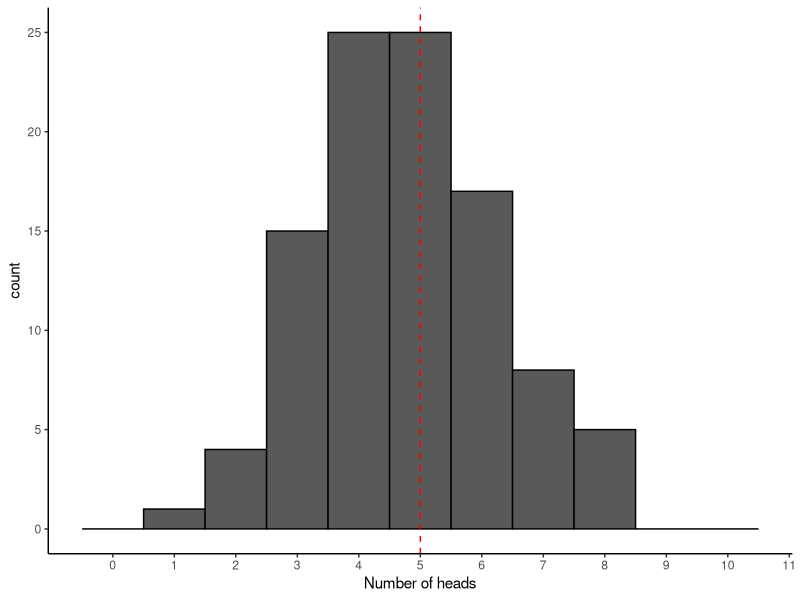
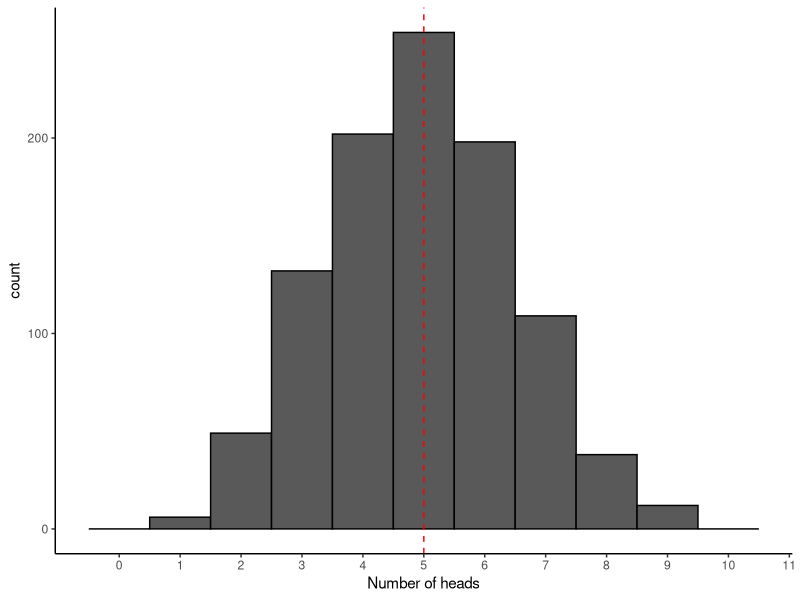
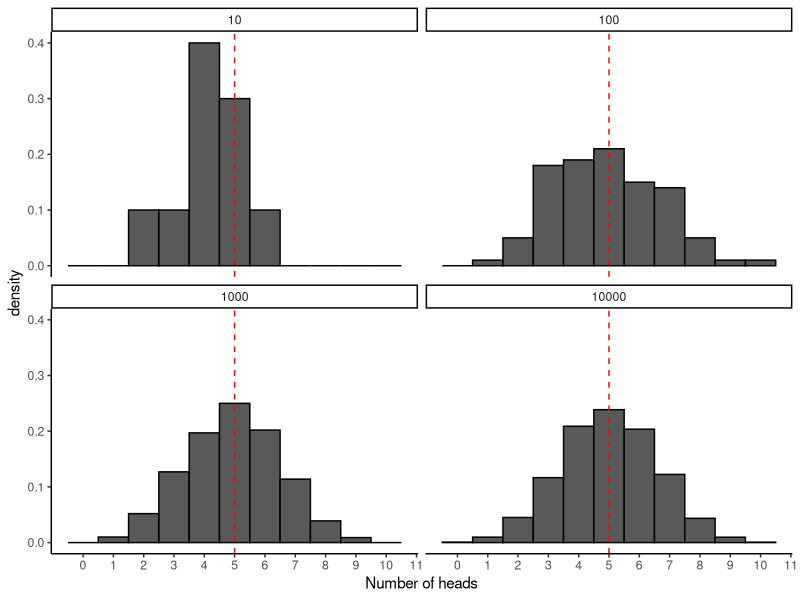
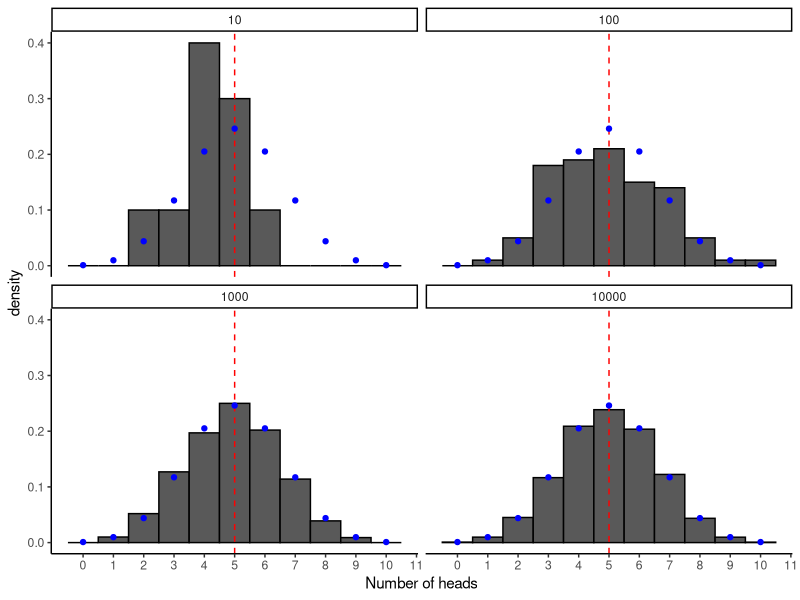
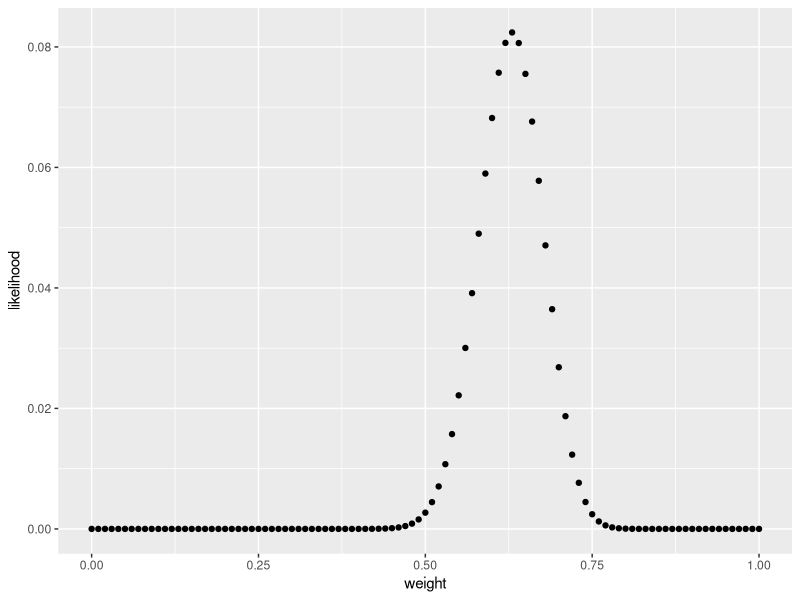

These figures' R source, in order:
## ---- chunk 1
knitr::opts_chunk$set(echo = TRUE)
## ---- chunk 2
library(tidyverse)
## ---- chunk 3
sample(x = c("heads", "tails"), prob = c(0.5, 0.5), size = 1)
## ---- chunk 4
print(sample(c("heads", "tails"), size = 1))
print(sample(c("heads", "tails"), size = 1))
print(sample(c("heads", "tails"), size = 1))
## ---- chunk 5
sample(c("heads", "tails"), size = 2, replace = TRUE)
## ---- chunk 6
sample(x = 1:6, size = 10, replace = TRUE)
## ---- chunk 7
sample(x = c("Thailand","Cambodia", "Vietnam"), size = 3, replace = FALSE)
## ---- chunk 8
table(sample(x = c("males","females"), prob = c(0.6,0.4), size = 10, replace = TRUE))
## ---- chunk 9
coin_flip <- sample(c("heads", "tails"), size = 100, replace = TRUE)
print(coin_flip)
## ---- chunk 10
table(coin_flip)
## ---- chunk 11
sum(coin_flip == "heads")/length(coin_flip)
## ---- chunk 12
rbinom(n = 1, size = 100, prob = 0.5)
# n: how many times to repeat all the trials
# size: how many trials to do 
# prob: chance of success in each trial
## ---- chunk 13
binom_samples <- rbinom(n = 100, size = 10, prob = 0.5)
binom_samples
## ---- chunk 14
mean(binom_samples)
## ---- chunk 15
data.frame(value = binom_samples) %>% ggplot(aes(x = value)) + 
  geom_histogram(binwidth = 1, center = 0, color = "black") + 
  geom_vline(aes(xintercept = 5),linetype = "dashed", color = "red") + 
  scale_x_continuous(breaks = 0:11, limits = c(-0.5,10.5)) + 
  labs(x = "Number of heads") + 
  theme_classic()
## ---- chunk 16
binom_samples_more <- rbinom(n = 1000, size = 10, prob = 0.5)
data.frame(value = binom_samples_more) %>% ggplot(aes(x = value)) + 
  geom_histogram(binwidth = 1, center = 0, color = "black") + 
  geom_vline(aes(xintercept = 5),linetype = "dashed", color = "red") + 
  scale_x_continuous(breaks = 0:11, limits = c(-0.5,10.5)) + 
  labs(x = "Number of heads") + 
  theme_classic()
## ---- chunk 17
sum(binom_samples_more == 8)/length(binom_samples_more)
# In the above sample of 1000 repeats of 10 flips each, we see that about 5% of the time we get 8 heads. This is rare, but not THAT rare
## ---- chunk 18
prop.table(table(binom_samples_more))
# In the above sample of 1000 repeats of 10 flips each, we see that about 6% of the time we get 8 or more heads. This is rare, but not THAT rare
## ---- chunk 19

binom_samples_10 <- rbinom(n = 10, size = 10, prob = 0.5)
binom_samples_100 <- rbinom(n = 100, size = 10, prob = 0.5)
binom_samples_1000 <- rbinom(n = 1000, size = 10, prob = 0.5)
binom_samples_10000 <- rbinom(n = 10000, size = 10, prob = 0.5)

binom.df <- data.frame(value = binom_samples_10, sample_size = 10) %>% 
  rbind(data.frame(value = binom_samples_100, sample_size = 100)) %>%
  rbind(data.frame(value = binom_samples_1000, sample_size = 1000)) %>%
  rbind(data.frame(value = binom_samples_10000, sample_size = 10000)) 

plot.binom <- binom.df %>% 
  ggplot(aes(x = value)) + 
  geom_histogram(binwidth = 1, center = 0, color = "black",aes(y = after_stat(density))) + 
  geom_vline(aes(xintercept = 5),linetype = "dashed", color = "red") + 
  scale_x_continuous(breaks = 0:11, limits = c(-0.5,10.5)) + 
  labs(x = "Number of heads") + 
  theme_classic() + 
  facet_wrap(~sample_size)

plot.binom
## ---- chunk 20

binom.pmf <- data.frame(x = 0:10, freq = dbinom(x = 0:10, size = 10, prob = 0.5))

plot.binom + 
  geom_point(data = binom.pmf, aes(x=x, y = freq), color = "blue")
## ---- chunk 21
dbinom(x = 8, size = 10, prob = 0.5)
## ---- chunk 22
dbinom(x = 66, size = 100, prob = 0.5)
## ---- chunk 23
# pbinom(q = 66, size=100, prob=0.5) # probability of 66 or lower
# pbinom(q = 65, size=100, prob=0.5) # probability of 65 or lower
1- pbinom(q = 65, size=100, prob=0.5) # probability of over 65, ie prob of 66 or higher

## ---- chunk 24
n_trials = 10^5
binom.null <- rbinom(n = n_trials, size = 100, prob = 0.5)
sum(binom.null >=66)/n_trials
## ---- chunk 25
1- pbinom(q = 65, size=100, prob=0.7) # probability of over 65, ie prob of 66 or higher

# We would say "with our observed data (66/100 heads) we fail to reject the null hypothesis that our coin is weighted 70% towards heads, with a p value of 0.83 (vs a significance level of 0.05)"
## ---- chunk 26
likelihood_vs_coin_weight <- function(heads_observed, n_flips, weight){
  dbinom(x = heads_observed, size = n_flips, prob = weight)
}
likelihood_vs_coin_weight(63, 100, 0.7)
## ---- chunk 27

heads_observed <- 63
n_flips <- 100

test_weights <- seq(0,1,0.01)

lik.df <- data.frame(weight = test_weights, likelihood = likelihood_vs_coin_weight(heads_observed, n_flips, test_weights))

lik.df %>% 
  ggplot(aes(x = weight, y = likelihood)) + 
  geom_point()

## ---- chunk 28
#max
lik.df %>% filter(likelihood == max(likelihood))
